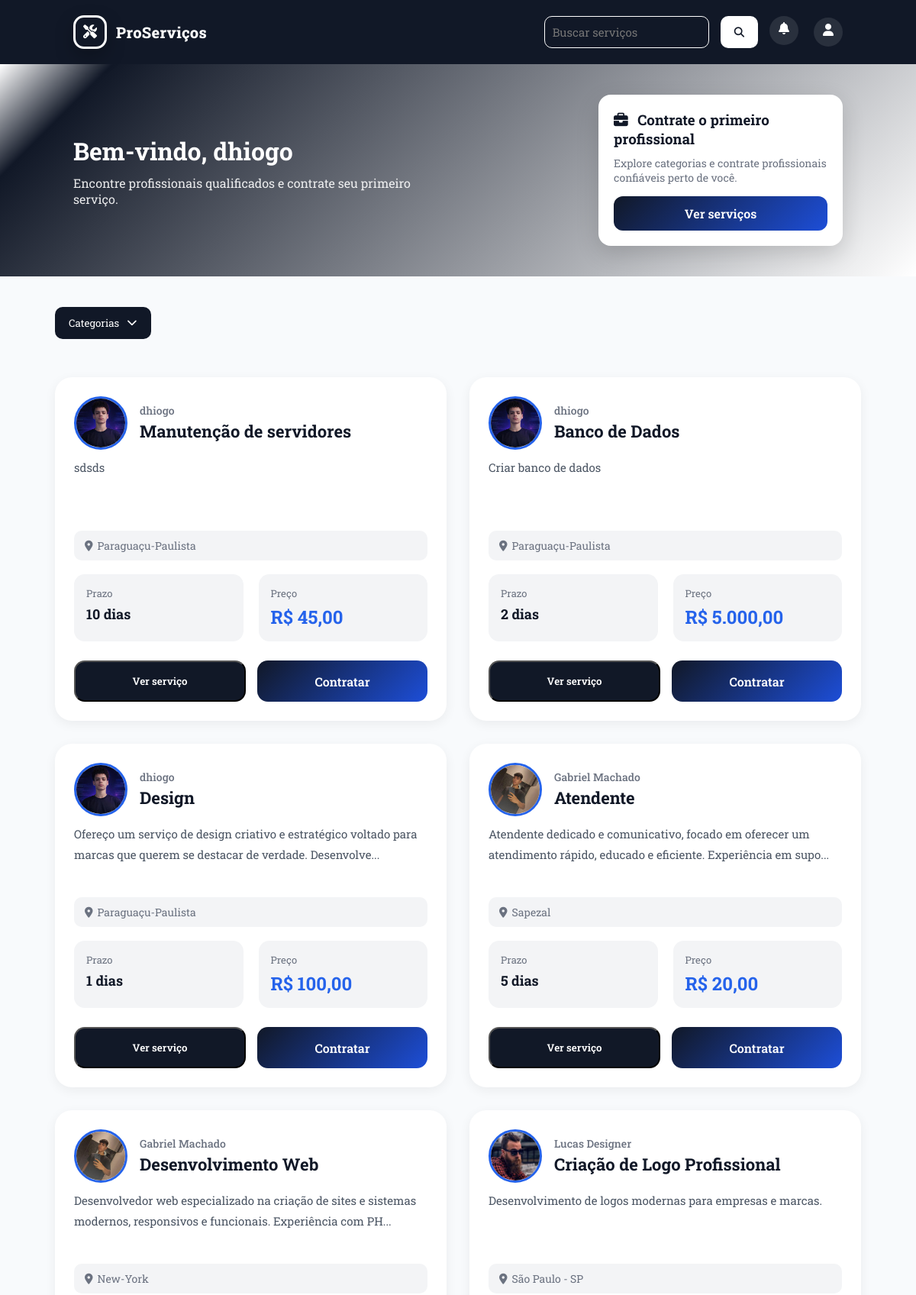
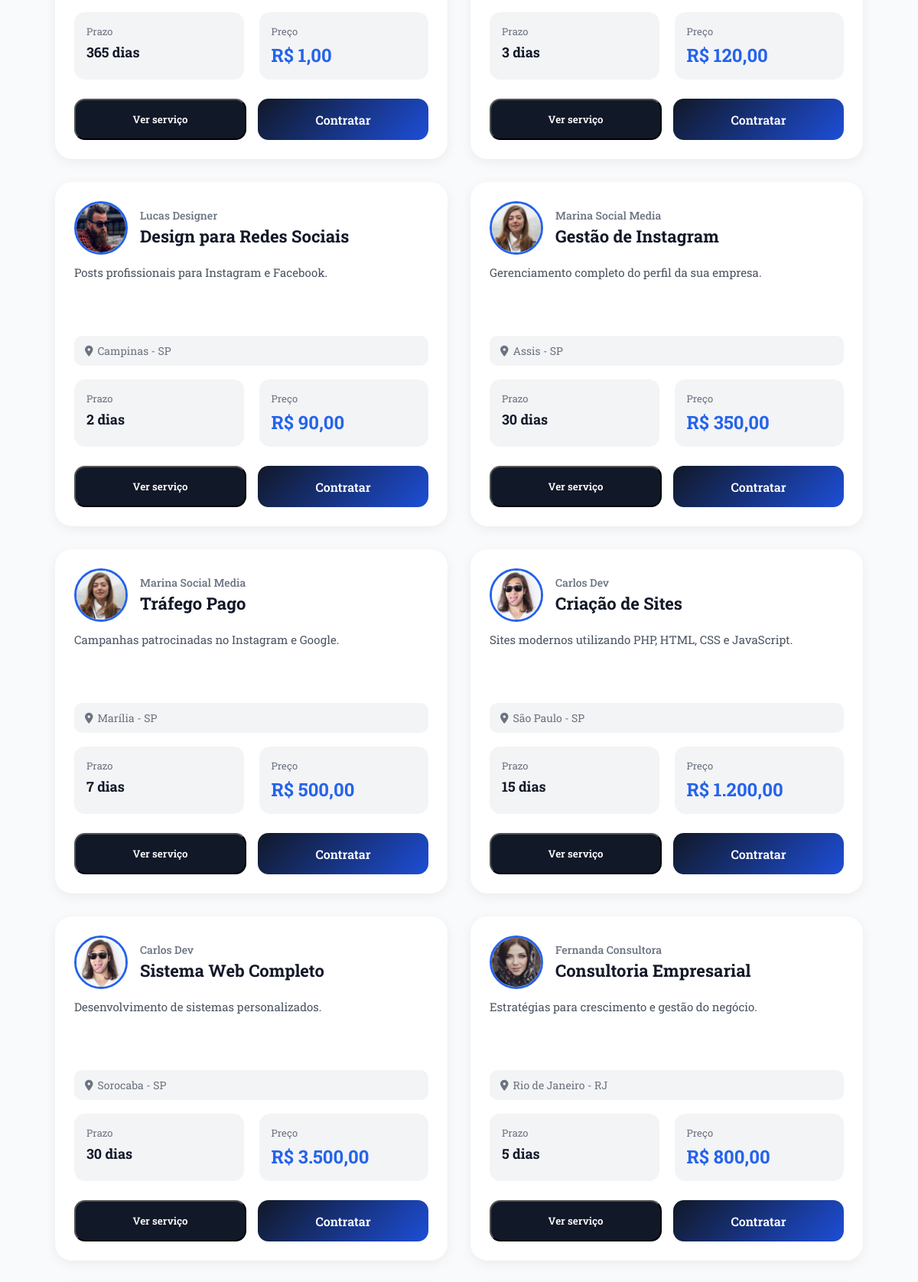
Page /frontend/public/home.php (signed in, upper part) on the committed database (2 pictures, top to bottom).
### tables this page shows
CREATE TABLE `servicos` (
  `id` int(11) NOT NULL,
  `usuario_id` int(11) NOT NULL,
  `categoria_id` int(11) NOT NULL,
  `nome_servico` varchar(255) NOT NULL,
  `descricao` varchar(255) DEFAULT NULL,
  `preco` decimal(10,2) NOT NULL,
  `prazo` int(11) NOT NULL,
  `localizacao` varchar(255) DEFAULT NULL,
  `criado_em` timestamp NOT NULL DEFAULT current_timestamp()
);

CREATE TABLE `usuarios` (
  `id` int(11) NOT NULL,
  `nome` varchar(100) NOT NULL,
  `email` varchar(255) NOT NULL,
  `senha` varchar(255) NOT NULL,
  `telefone` varchar(20) DEFAULT NULL,
  `tipo` enum('cliente','prestador','admin') DEFAULT 'cliente',
  `criado_em` timestamp NOT NULL DEFAULT current_timestamp(),
  `foto` varchar(255) DEFAULT NULL
);

### backend/app/controllers/ServicoController.php (called while the page is built, shortened)
<?php
require_once "C:/Turma2/xampp/htdocs/catalogo-servicos/backend/app/models/ServicoModel.php";
class ServicoController
{
    private $servicoModel;
    public function __construct($pdo)
    {
        $this->servicoModel = new ServicoModel($pdo);
    }
    public function buscarFiltrados($q, $categoriaId)
    {
        return $this->servicoModel->buscarFiltrados($q, $categoriaId);
    }
}

### backend/app/models/ServicoModel.php (called while the page is built, shortened)
<?php
class ServicoModel {
    private $pdo;
    public function __construct($pdo){
        $this->pdo = $pdo;
    }
    public function buscarFiltrados($q = null, $categoriaId = null)
{
    $sql = "SELECT
                s.*,
                u.nome AS prestador,
                u.foto,
                c.nome AS categoria_nome
            FROM servicos s
            JOIN usuarios u ON u.id = s.usuario_id
            JOIN categorias c ON c.id = s.categoria_id
            WHERE 1=1";
    $params = [];
    $stmt = $this->pdo->prepare($sql);
    $stmt->execute($params);
    return $stmt->fetchAll(PDO::FETCH_ASSOC);
}
}

### frontend/public/home.php (the view, shortened to what this page needs)
<?php
require_once "C:/Turma2/xampp/htdocs/catalogo-servicos/backend/app/database/database.php";
require_once "C:/Turma2/xampp/htdocs/catalogo-servicos/backend/app/controllers/ServicoController.php";
$servicoController = new ServicoController($pdo);
$q = $_GET['q'] ?? null;
$categoriaId = $_GET['categoria'] ?? null;
$servicos = $servicoController->buscarFiltrados($q, $categoriaId);
?>
<!DOCTYPE html>
<html lang="pt-br">
<head>
    <link rel="stylesheet" href="https://cdnjs.cloudflare.com/ajax/libs/font-awesome/6.5.1/css/all.min.css">
    <link rel="stylesheet" href="css/home.css">
</head>
<body>
    <header>
        <div class="logo">
            <div class="logo-icon">
                <i class="fa-solid fa-screwdriver-wrench"></i>
            </div>
            <div class="logo-text">
                <span class="logo-name">ProServiços</span>
            </div>
        </div>
        <nav>
            <?php
            $linkNotificacao = "#";
            if (!empty($_SESSION['usuario'])) {
                if ($_SESSION['usuario']['tipo'] === 'prestador') {
                    $linkNotificacao = "Prestador/notificacoes.php";
                } else {
                    $linkNotificacao = "Cliente/notificacoes.php";
                }
            }
            ?>
            <form class="search-box" method="GET" action="home.php">
                <input
                    type="text"
                    id="searchInput"
                    name="q"
                    placeholder="Buscar serviços"
                    value="<?= htmlspecialchars($_GET['q'] ?? '') ?>">
                <button type="submit">
                    <i class="fa-solid fa-magnifying-glass" style="color: #111827;"></i>
                </button>
                <?php if (!empty($_SESSION['usuario'])): ?>
                    <a href="<?= $linkNotificacao ?>" class="icon-user notificacao-icon">
                        <i class="fa-solid fa-bell"></i>
                    </a>
                <?php endif; ?>
            </form>
            <?php if (!empty($_SESSION['usuario'])): ?>
                <a href="perfil.php" class="icon-user">
                    <i class="fa-solid fa-user"></i>
                </a>
            <?php else: ?>
                <a href="login.php">Entrar</a>
                <a href="cadastro.php">Cadastrar</a>
            <?php endif; ?>
        </nav>
    </header>
    <section class="welcome-section">
        <div class="welcome-text">
            <h1>
                Bem-vindo, <?= htmlspecialchars($_SESSION['usuario']['nome'] ?? 'Visitante') ?>
            </h1>
            <p>
                <?php if (!empty($_SESSION['usuario']) && $_SESSION['usuario']['tipo'] === 'prestador'): ?>
                    Gerencie seus serviços e aumente suas oportunidades de clientes.
                <?php else: ?>
                    Encontre profissionais qualificados e contrate seu primeiro serviço.
                <?php endif; ?>
            </p>
        </div>
        <div class="recommendation-card">
            <?php if (!empty($_SESSION['usuario']) && $_SESSION['usuario']['tipo'] === 'prestador'): ?>
                <h3>Crie seu primeiro serviço</h3>
                <p>
                    Publique um serviço e comece a receber propostas de clientes agora mesmo.
                </p>
                <a href="prestador/servicos/meus-servicos.php" class="btn-recomendacao">
                    Criar serviço
                </a>
            <?php else: ?>
                <h3>
                    <i class="fa-solid fa-briefcase"></i>
                    Contrate o primeiro profissional
                </h3>
                <p>
                    Explore categorias e contrate profissionais confiáveis perto de você.
                </p>
                <a href="#servicos" class="btn-recomendacao">
                    Ver serviços
                </a>
            <?php endif; ?>
        </div>
    </section>
    <section class="categorias-menu">
    <div class="categorias-topo">
        <button class="btn-categorias" onclick="toggleCategorias()">
            Categorias
            <i class="fa-solid fa-chevron-down" id="icon-main"></i>
        </button>
    </div>
</section>
    <section class="servicos categorias-menu" id="servicos">
        <div class="servicos-grid">
    <?php foreach ($servicos as $servico): ?>
        <div class="card-servico" data-nome="<?= strtolower($servico['nome_servico']) ?>" data-prestador="<?= strtolower($servico['prestador']) ?>" data-descricao="<?= strtolower($servico['descricao']) ?>">
            <div class="top-card">
                <div class="perfil-area">
                    <img
                        src="<?= !empty($servico['foto']) ? $servico['foto'] : '../img/user.jpg' ?>"
                        alt="Prestador"
                        class="foto-prestador">
                    <div class="perfil-info">
                        <span class="nome-prestador">
                            <?= $servico['prestador'] ?>
                        </span>
                        <h3>
                            <?= $servico['nome_servico'] ?>
                        </h3>
                    </div>
                </div>
            </div>
            <div class="card-content">
                <p class="descricao">
                    <?= mb_strimwidth($servico['descricao'], 0, 120, '...') ?>
                </p>
                <p class="localizacao">
                    <i class="fa-solid fa-location-dot"></i>
                    <?= $servico['localizacao'] ?>
                </p>
                <div class="info-servico">
                    <div class="info-box">
                        <span class="label">
                            Prazo
                        </span>
                        <strong>
                            <?= $servico['prazo'] ?> dias
                        </strong>
                    </div>
                    <div class="info-box">
                        <span class="label">
                            Preço
                        </span>
                        <strong class="preco">
                            R$ <?= number_format($servico['preco'], 2, ',', '.') ?>
                        </strong>
                    </div>
                </div>
                <?php if (
                    isset($_SESSION['usuario']) &&
                    $_SESSION['usuario']['tipo'] === 'prestador'
                ): ?>
                    <button
                        class="btn-ver-servico"
                        onclick="abrirModalServico(
                            '<?= $servico['nome_servico'] ?>',
                            '<?= $servico['prestador'] ?>',
                            '<?= $servico['descricao'] ?>',
                            '<?= $servico['prazo'] ?>',
                            '<?= $servico['preco'] ?>',
                            '<?= $servico['localizacao'] ?>',
                            '<?= !empty($servico['foto']) ? $servico['foto'] : '../img/user.jpg' ?>'
                        )">
                        Ver serviço
                    </button>
                <?php else: ?>
                    <div class="botoes">
                        <button
                            class="btn-ver-servico"
                            onclick="abrirModalServico(
                                '<?= $servico['nome_servico'] ?>',
                                '<?= $servico['prestador'] ?>',
                                '<?= $servico['descricao'] ?>',
                                '<?= $servico['prazo'] ?>',
                                '<?= $servico['preco'] ?>',
                                '<?= $servico['localizacao'] ?>',
                                '<?= !empty($servico['foto']) ? $servico['foto'] : '../img/user.jpg' ?>'
                            )">
                            Ver serviço
                        </button>
                        <a
                            href="Cliente/contratar-servico.php?id=<?= $servico['id'] ?>"
                            class="btn-contratar">
                            Contratar
                        </a>
                    </div>
                <?php endif; ?>
            </div>
        </div>
    <?php endforeach; ?>
</div>
    </section>
</body>
</html>

### rows in the picture
servicos: usuario.foto (picture), usuario.nome "dhiogo", nome_servico "Manutenção de servidores", descricao "sdsds", localizacao "Paraguaçu-Paulista", prazo "10", preco "45,00"
servicos: usuario.foto (picture), usuario.nome "dhiogo", nome_servico "Banco de Dados", descricao "Criar banco de dados", localizacao "Paraguaçu-Paulista", prazo "2", preco "5.000,00"
servicos: usuario.foto (picture), usuario.nome "dhiogo", nome_servico "Design", descricao "Ofereço um serviço de design criativo e estratégico voltado para marcas que querem se destacar de verdade. Desenvolve...", localizacao "Paraguaçu-Paulista", prazo "1", preco "100,00"
servicos: usuario.foto (picture), usuario.nome "Gabriel Machado", nome_servico "Atendente", descricao "Atendente dedicado e comunicativo, focado em oferecer um atendimento rápido, educado e eficiente. Experiência em supo...", localizacao "Sapezal", prazo "5", preco "20,00"
servicos: usuario.foto (picture), usuario.nome "Gabriel Machado", nome_servico "Desenvolvimento Web", descricao "Desenvolvedor web especializado na criação de sites e sistemas modernos, responsivos e funcionais. Experiência com PH...", localizacao "New-York", prazo "365", preco "1,00"
servicos: usuario.foto (picture), usuario.nome "Lucas Designer", nome_servico "Criação de Logo Profissional", descricao "Desenvolvimento de logos modernas para empresas e marcas.", localizacao "São Paulo - SP", prazo "3", preco "120,00"
servicos: usuario.foto (picture), usuario.nome "Lucas Designer", nome_servico "Design para Redes Sociais", descricao "Posts profissionais para Instagram e Facebook.", localizacao "Campinas - SP", prazo "2", preco "90,00"
servicos: usuario.foto (picture), usuario.nome "Marina Social Media", nome_servico "Gestão de Instagram", descricao "Gerenciamento completo do perfil da sua empresa.", localizacao "Assis - SP", prazo "30", preco "350,00"
servicos: usuario.foto (picture), usuario.nome "Marina Social Media", nome_servico "Tráfego Pago", descricao "Campanhas patrocinadas no Instagram e Google.", localizacao "Marília - SP", prazo "7", preco "500,00"
servicos: usuario.foto (picture), usuario.nome "Carlos Dev", nome_servico "Criação de Sites", descricao "Sites modernos utilizando PHP, HTML, CSS e JavaScript.", localizacao "São Paulo - SP", prazo "15", preco "1.200,00"
servicos: usuario.foto (picture), usuario.nome "Carlos Dev", nome_servico "Sistema Web Completo", descricao "Desenvolvimento de sistemas personalizados.", localizacao "Sorocaba - SP", prazo "30", preco "3.500,00"
servicos: usuario.foto (picture), usuario.nome "Fernanda Consultora", nome_servico "Consultoria Empresarial", descricao "Estratégias para crescimento e gestão do negócio.", localizacao "Rio de Janeiro - RJ", prazo "5", preco "800,00"

### other values in the picture
$_SESSION['usuario']['nome'] "dhiogo"
